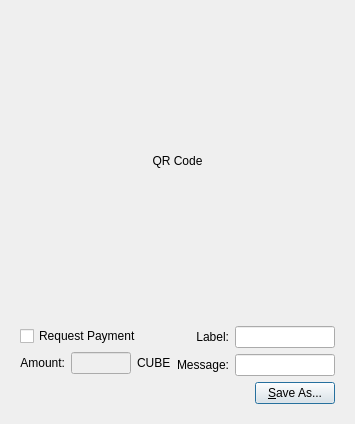
<?xml version="1.0" encoding="UTF-8"?>
<ui version="4.0">
 <class>QRCodeDialog</class>
 <widget class="QDialog" name="QRCodeDialog">
  <property name="geometry">
   <rect>
    <x>0</x>
    <y>0</y>
    <width>320</width>
    <height>404</height>
   </rect>
  </property>
  <property name="windowTitle">
   <string>Dialog</string>
  </property>
  <layout class="QVBoxLayout" name="verticalLayout_3">
   <item>
    <widget class="QLabel" name="lblQRCode">
     <property name="sizePolicy">
      <sizepolicy hsizetype="Expanding" vsizetype="Expanding">
       <horstretch>0</horstretch>
       <verstretch>0</verstretch>
      </sizepolicy>
     </property>
     <property name="minimumSize">
      <size>
       <width>300</width>
       <height>300</height>
      </size>
     </property>
     <property name="text">
      <string>QR Code</string>
     </property>
     <property name="alignment">
      <set>Qt::AlignCenter</set>
     </property>
     <property name="wordWrap">
      <bool>true</bool>
     </property>
    </widget>
   </item>
   <item>
    <widget class="QWidget" name="widget" native="true">
     <layout class="QVBoxLayout" name="verticalLayout_2">
      <item>
       <layout class="QHBoxLayout" name="horizontalLayout_2">
        <item>
         <layout class="QVBoxLayout" name="verticalLayout">
          <item>
           <widget class="QCheckBox" name="chkReqPayment">
            <property name="enabled">
             <bool>true</bool>
            </property>
            <property name="text">
             <string>Request Payment</string>
            </property>
           </widget>
          </item>
          <item>
           <layout class="QHBoxLayout" name="horizontalLayout">
            <item>
             <widget class="QLabel" name="lblAmount">
              <property name="sizePolicy">
               <sizepolicy hsizetype="Preferred" vsizetype="Maximum">
                <horstretch>0</horstretch>
                <verstretch>0</verstretch>
               </sizepolicy>
              </property>
              <property name="text">
               <string>Amount:</string>
              </property>
              <property name="alignment">
               <set>Qt::AlignRight|Qt::AlignTrailing|Qt::AlignVCenter</set>
              </property>
              <property name="buddy">
               <cstring>lnReqAmount</cstring>
              </property>
             </widget>
            </item>
            <item>
             <widget class="QLineEdit" name="lnReqAmount">
              <property name="enabled">
               <bool>false</bool>
              </property>
              <property name="minimumSize">
               <size>
                <width>60</width>
                <height>0</height>
               </size>
              </property>
              <property name="alignment">
               <set>Qt::AlignRight|Qt::AlignTrailing|Qt::AlignVCenter</set>
              </property>
             </widget>
            </item>
            <item>
             <widget class="QLabel" name="lblBTC">
              <property name="sizePolicy">
               <sizepolicy hsizetype="Preferred" vsizetype="Maximum">
                <horstretch>0</horstretch>
                <verstretch>0</verstretch>
               </sizepolicy>
              </property>
              <property name="text">
               <string>CUBE</string>
              </property>
              <property name="buddy">
               <cstring>lnReqAmount</cstring>
              </property>
             </widget>
            </item>
           </layout>
          </item>
         </layout>
        </item>
        <item>
         <layout class="QGridLayout" name="gridLayout">
          <item row="0" column="0">
           <widget class="QLabel" name="lblLabel">
            <property name="text">
             <string>Label:</string>
            </property>
            <property name="alignment">
             <set>Qt::AlignRight|Qt::AlignTrailing|Qt::AlignVCenter</set>
            </property>
            <property name="buddy">
             <cstring>lnLabel</cstring>
            </property>
           </widget>
          </item>
          <item row="0" column="1">
           <widget class="QLineEdit" name="lnLabel">
            <property name="minimumSize">
             <size>
              <width>100</width>
              <height>0</height>
             </size>
            </property>
           </widget>
          </item>
          <item row="1" column="0">
           <widget class="QLabel" name="lblMessage">
            <property name="text">
             <string>Message:</string>
            </property>
            <property name="alignment">
             <set>Qt::AlignRight|Qt::AlignTrailing|Qt::AlignVCenter</set>
            </property>
            <property name="buddy">
             <cstring>lnMessage</cstring>
            </property>
           </widget>
          </item>
          <item row="1" column="1">
           <widget class="QLineEdit" name="lnMessage">
            <property name="minimumSize">
             <size>
              <width>100</width>
              <height>0</height>
             </size>
            </property>
           </widget>
          </item>
         </layout>
        </item>
       </layout>
      </item>
      <item>
       <layout class="QHBoxLayout" name="horizontalLayout_3">
        <item>
         <spacer name="horizontalSpacer">
          <property name="orientation">
           <enum>Qt::Horizontal</enum>
          </property>
          <property name="sizeHint" stdset="0">
           <size>
            <width>40</width>
            <height>20</height>
           </size>
          </property>
         </spacer>
        </item>
        <item>
         <widget class="QPushButton" name="btnSaveAs">
          <property name="text">
           <string>&amp;Save As...</string>
          </property>
         </widget>
        </item>
       </layout>
      </item>
     </layout>
    </widget>
   </item>
  </layout>
 </widget>
 <resources/>
 <connections>
  <connection>
   <sender>chkReqPayment</sender>
   <signal>clicked(bool)</signal>
   <receiver>lnReqAmount</receiver>
   <slot>setEnabled(bool)</slot>
   <hints>
    <hint type="sourcelabel">
     <x>92</x>
     <y>285</y>
    </hint>
    <hint type="destinationlabel">
     <x>98</x>
     <y>311</y>
    </hint>
   </hints>
  </connection>
 </connections>
</ui>
